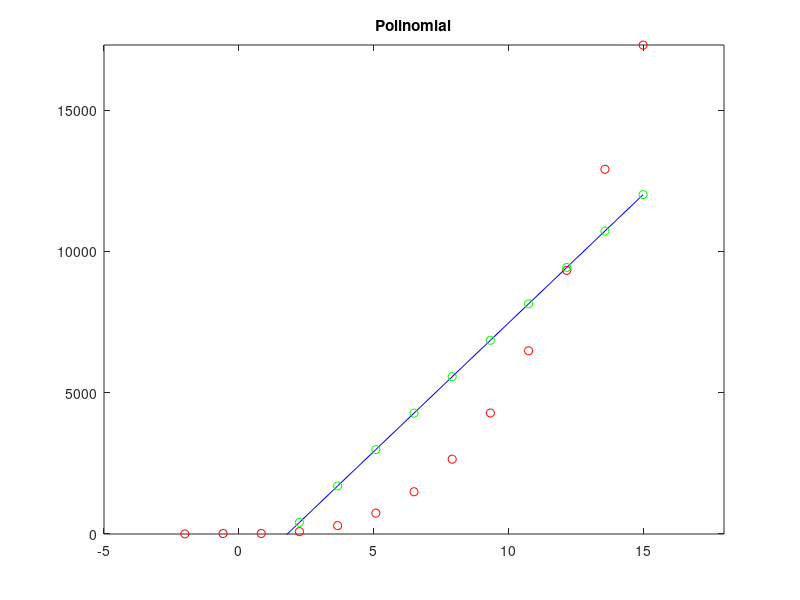
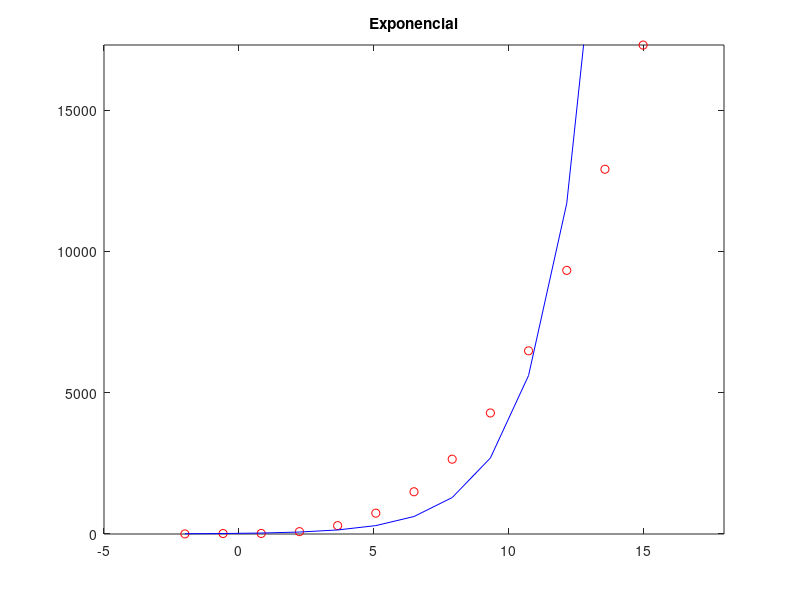

These figures' MATLAB source, in order:
clear
clc


%si el modelo es exponencial el yn hacerlo logaritmico pero solo si los 'y' no son negativos
%si el modelo es de grado n la matriz a es igual a (1 xn xn.^2 xn.^n)
%para ver el error se saca el error cuadrado medio o la diferencia gaussiana
%k representa el grado del modelo a representar
% cambiar xn y yn para el problema especifico



%xn =[    -1.00000   -21.45398
%       0.00000   -17.02430
%       1.00000   -16.02433
%       2.00000     2.26705
%       3.00000    52.65701
%       4.00000   152.14008
%       5.00000   317.27852];
%xn = xn(:,1);
%yn =xn(:,2);

%----------------------------------------------------------
% todo esto es para sacar los puntos x y y
%f = @(x)(1./(1+x.^2)); %función real
%a = -2; %punto uno de interpolacion
%b = 2;  %punto dos de interpolacion
%p = 9;  %numero de puntos a considerar
%h = ((b-a)/(p-1)); %tamaño de paso separacion entre cada punto deseado
%xn = (a+(0:(p-1))*h)' %valores en x hacerlos filas
%yn = [f(xn)]  %valores en y
%x =((a-1):.001:(b+1))';
%y = f(x);
%-------------------------------------------------------------
xn= linspace(-2,15,13);
yn= [663/399 2957/191 1459/81 4696/57 5897/20 67805/92 29887/20 82071/31 38551/9 97252/15 55991/6 167847/13 86537/5];
xn = xn';
yn = yn';
[l,p] = size(yn);
a = min(xn);
b = max(xn);



%racional
% y = b / (1+ax) se convierte  y = b - a*x*y
%Ar = [ones(1,p) ]
%polinomio grado k
k =1;
A = [ones(l,p)];

for i=1:k
  A =[A xn.^i];
end
A;
AB = [inv(A'*A)*(A'*yn)]
%exponencial
Ae = [inv(A'*A)*(A'*log(yn))]
%

%modelo polinomial
%yest = AB(1)+AB(2)*xn+AB(3)*xn.^2+AB(i+1)*xn.^i;
yest = AB(1);
yexp = Ae(1);
for i=1:(k)
  yest = yest+AB(i+1)*xn.^i;
  yexp = yexp+Ae(i+1)*xn.^i;
end
% exponencial
yexp=exp(yexp)

plot(xn,yn,'ro', xn, yest, 'b', xn, yest, 'go');
title("Polinomial")
axis([a-3,b+3,min(yn)-3,max(yn)+3]);
figure(2)
plot(xn,yn,'ro', xn, yexp, 'b');
title("Exponencial")
axis([a-3,b+3,min(yn)-3,max(yn)+3]);
% error cuadrado medio
ECMn = mean((A*AB-yn).^2)
ECMne = mean((A*AB-log(yn)).^2)
Ec = norm(A*AB-yn)
ECM = mean((yest-yn).^2)
ECMe = mean((log(yexp)-log(yn)).^2)